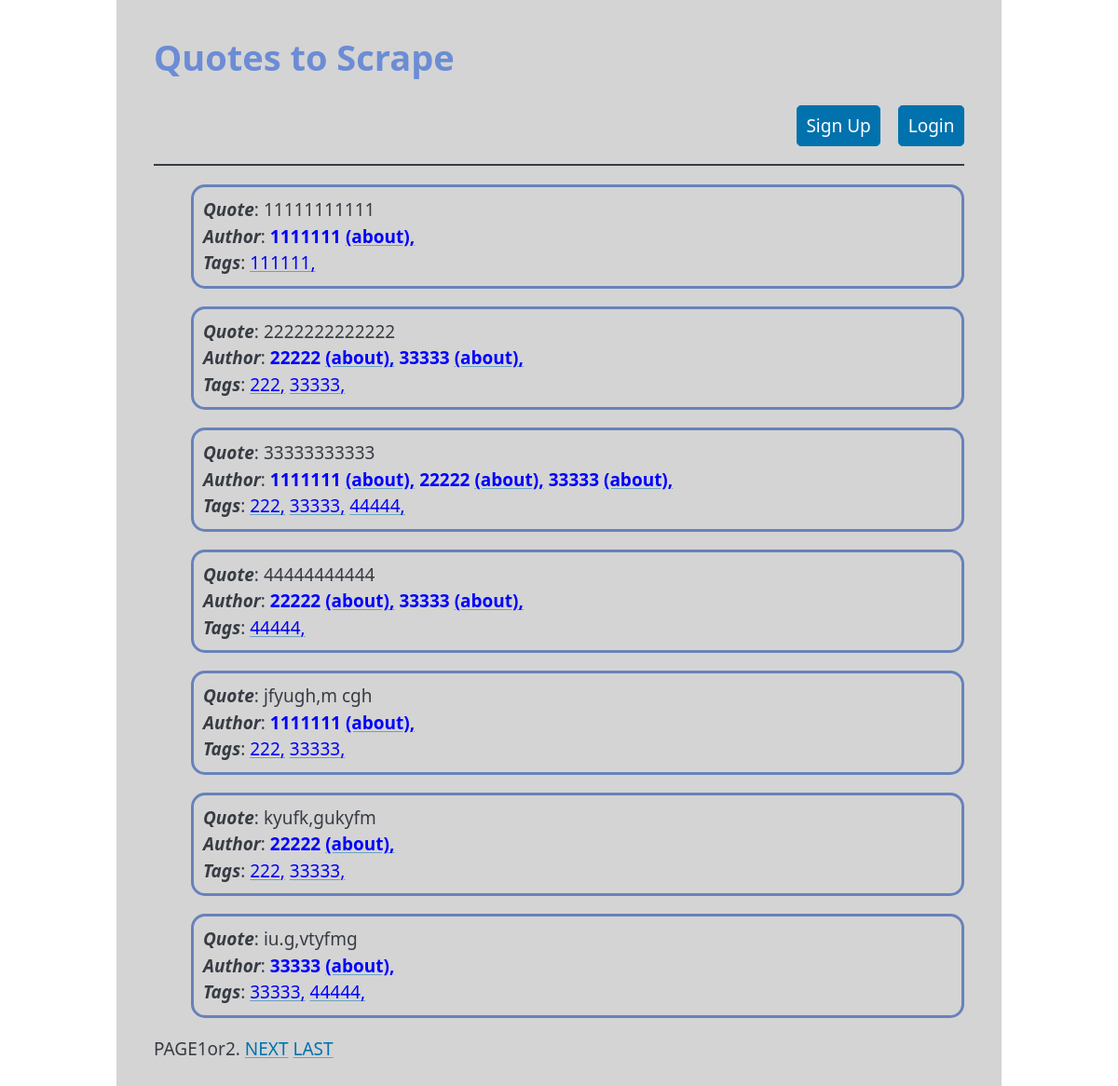
The page / on the database its author committed.
### quoteapp/models.py (models this page shows, shortened)
class Quote(models.Model):
    quote = models.CharField(max_length=5000, null=False)
    authors = models.ManyToManyField(Author)
    tags = models.ManyToManyField(Tag)

class Author(models.Model):
    name = models.CharField(max_length=50, null=False, unique=True)
    born_date = models.CharField(max_length=50, null=False, unique=True)
    born_location = models.CharField(max_length=500, null=False, unique=False)
    description = models.CharField(max_length=5500, null=False, unique=True)
    def __str__(self):
        return f"{self.name}"

class Tag(models.Model):
    tag = models.CharField(max_length=50, null=False, unique=True)
    def __str__(self):
        return f"{self.tag}"

### quoteapp/views.py (the view)
# urls.py: path('', main, name='main'),
def main(request):
    quotes_ = Quote.objects.get_queryset().order_by('id')
    paginator = Paginator(quotes_, 7)
    page = request.GET.get('page')
    quotes = paginator.get_page(page)
    return render(request, 'quoteapp/index.html', {"quotes": quotes})

### quoteapp/templates/quoteapp/index.html (shortened to what this page needs)
<!DOCTYPE html>
<html lang="en">
<head>
    <link rel="stylesheet" href="https://unpkg.com/@picocss/pico@latest/css/pico.min.css"/>
</head>
<body>
<main class="container" style="background-color: #d4d4d4; padding: 40px">
    <h1 style="color: #6C8CD5">Quotes to Scrape</h1>
    <nav style="margin-bottom: 20px; border-bottom: 2px solid; padding-left: 30px">
        {% if user.is_authenticated %}
        <ul>
            <li><a href="{% url 'quoteapp:author' %}" role="button">Add author</a></li>
            <li><a href="{% url 'quoteapp:tag' %}" role="button">Add tag</a></li>
            <li><a href="{% url 'quoteapp:quote' %}" role="button">Add quote</a></li>
        </ul>
            <ul>
        <li>Welcome <b>{{ user.username }}!</b></li>
        <li><a href="{% url 'users:profile' %}" role="button">Profile</a></li>
        <li><a href="{% url 'users:logout' %}" role="button">Logout</a></li>
    </ul>
    {% else %}
    <ul>
        <li></li>
    </ul>
    <ul>
        <li><a href="{% url 'users:signup' %}" role="button">Sign Up</a></li>
        <li><a href="{% url 'users:login' %}" role="button">Login</a></li>
    </ul>
    {% endif %}
   {% block content %}
    </nav>
    {% if quotes %}
    {% for q in quotes %}
    <ul>
        <li style="list-style: none;">
            <p style="border: 3px solid #6882ba;  border-radius: 20px, background-color: #d5d5d1; padding: 10px; border-radius: 15px;">
                <b><i>Quote</i></b>: {{ q.quote }}<br />
                <b><i>Author</i></b>: <strong style="color: blue">
                            {% for a in q.authors.all %}
                            {{ a }}
                            <a style="color: blue" href="{% url 'quoteapp:detail'  a.id %}">(about),</a>
                            {% endfor %}</strong>
                        <br />
                <b><i>Tags</i></b>:
                            {% for tag in q.tags.all %}
                            <a style="color: blue" href="{% url 'quoteapp:tag_search'  tag.id %}"> {{ tag }},</a>
                            {% endfor %}
            </p>
        </li>
    </ul>
    {% endfor %}
 <div class="pagination">
      <span class="step-links">
          <span class="current-page">
              PAGE{{ quotes.number }}or{{ quotes.paginator.num_pages }}.
          </span>
          {% if quotes.has_next %}
              <a href="?page={{ quotes.next_page_number }}">NEXT</a>
              <a href="?page={{ quotes.paginator.num_pages }}">LAST</a>
          {% endif %}
      </span>
    </div>
  {% else %}
    <p>Not quotes.</p>
  {% endif %}
{% endblock %}
</main>
</body>
</html>

### quoteapp/templates/quoteapp/index.html (style rules this page uses)
ul { list-style: none; }

### rows shown on the page
Quote: quote "11111111111"
Author: name "1111111"
Tag: tag "111111"
Quote: quote "2222222222222"
Author: name "22222"
Author: name "33333"
Tag: tag "222"
Tag: tag "33333"
Quote: quote "33333333333"
Tag: tag "44444"
Quote: quote "44444444444"
Quote: quote "jfyugh,m cgh"
Quote: quote "kyufk,gukyfm"
Quote: quote "iu.g,vtyfmg"

### other values the page prints
{{ quotes.number }} "1"
{{ quotes.paginator.num_pages }} "2"
